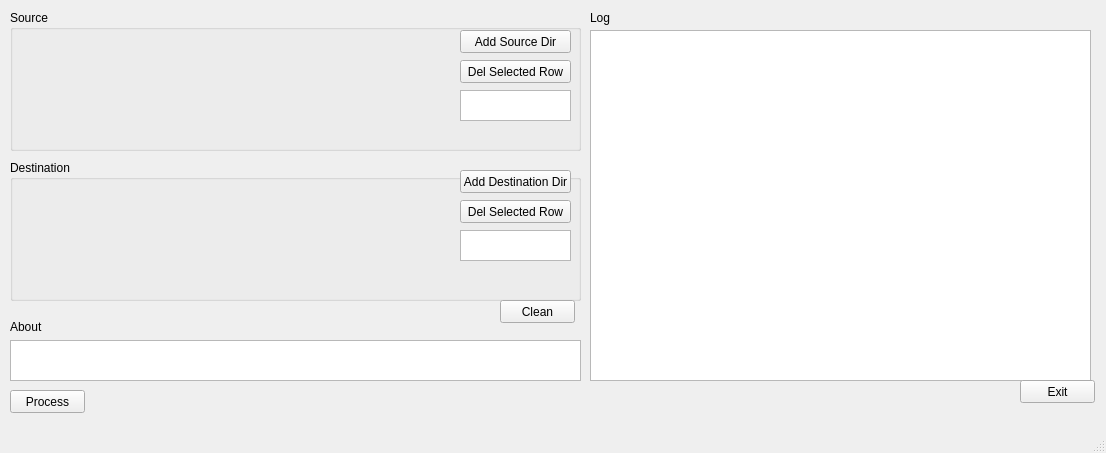
<?xml version="1.0" encoding="UTF-8"?>
<ui version="4.0">
 <class>MainWindowCopyFiles</class>
 <widget class="QMainWindow" name="MainWindowCopyFiles">
  <property name="geometry">
   <rect>
    <x>0</x>
    <y>0</y>
    <width>1106</width>
    <height>453</height>
   </rect>
  </property>
  <property name="windowTitle">
   <string>Copy Files</string>
  </property>
  <widget class="QWidget" name="centralwidget">
   <widget class="QTextEdit" name="txtLog">
    <property name="geometry">
     <rect>
      <x>590</x>
      <y>30</y>
      <width>501</width>
      <height>351</height>
     </rect>
    </property>
   </widget>
   <widget class="QPushButton" name="pbProcess">
    <property name="geometry">
     <rect>
      <x>10</x>
      <y>390</y>
      <width>75</width>
      <height>23</height>
     </rect>
    </property>
    <property name="text">
     <string>Process</string>
    </property>
   </widget>
   <widget class="QLabel" name="label">
    <property name="geometry">
     <rect>
      <x>10</x>
      <y>320</y>
      <width>47</width>
      <height>13</height>
     </rect>
    </property>
    <property name="text">
     <string>About</string>
    </property>
   </widget>
   <widget class="QLabel" name="label_4">
    <property name="geometry">
     <rect>
      <x>590</x>
      <y>10</y>
      <width>171</width>
      <height>16</height>
     </rect>
    </property>
    <property name="text">
     <string>Log</string>
    </property>
   </widget>
   <widget class="QPushButton" name="CmdExit">
    <property name="geometry">
     <rect>
      <x>1020</x>
      <y>380</y>
      <width>75</width>
      <height>23</height>
     </rect>
    </property>
    <property name="text">
     <string>Exit</string>
    </property>
   </widget>
   <widget class="QGroupBox" name="groupBoxSource">
    <property name="geometry">
     <rect>
      <x>10</x>
      <y>10</y>
      <width>571</width>
      <height>141</height>
     </rect>
    </property>
    <property name="title">
     <string>Source</string>
    </property>
    <widget class="QPushButton" name="pbSourceGet">
     <property name="geometry">
      <rect>
       <x>450</x>
       <y>20</y>
       <width>111</width>
       <height>23</height>
      </rect>
     </property>
     <property name="text">
      <string>Add Source Dir</string>
     </property>
    </widget>
    <widget class="QPushButton" name="pbSourceRemove">
     <property name="geometry">
      <rect>
       <x>450</x>
       <y>50</y>
       <width>111</width>
       <height>23</height>
      </rect>
     </property>
     <property name="text">
      <string>Del Selected Row</string>
     </property>
    </widget>
    <widget class="QWidget" name="verticalLayoutWidget">
     <property name="geometry">
      <rect>
       <x>10</x>
       <y>20</y>
       <width>431</width>
       <height>111</height>
      </rect>
     </property>
     <layout class="QVBoxLayout" name="verticalLayoutSource"/>
    </widget>
    <widget class="QTextEdit" name="txtTotalSource">
     <property name="geometry">
      <rect>
       <x>450</x>
       <y>80</y>
       <width>111</width>
       <height>31</height>
      </rect>
     </property>
     <property name="inputMethodHints">
      <set>Qt::ImhNone</set>
     </property>
    </widget>
   </widget>
   <widget class="QGroupBox" name="groupBoxDestination">
    <property name="geometry">
     <rect>
      <x>10</x>
      <y>160</y>
      <width>571</width>
      <height>141</height>
     </rect>
    </property>
    <property name="title">
     <string>Destination</string>
    </property>
    <widget class="QPushButton" name="pbDestinationGet">
     <property name="geometry">
      <rect>
       <x>450</x>
       <y>10</y>
       <width>111</width>
       <height>23</height>
      </rect>
     </property>
     <property name="text">
      <string>Add Destination Dir</string>
     </property>
    </widget>
    <widget class="QPushButton" name="pbDestinationRemove">
     <property name="geometry">
      <rect>
       <x>450</x>
       <y>40</y>
       <width>111</width>
       <height>23</height>
      </rect>
     </property>
     <property name="text">
      <string>Del Selected Row</string>
     </property>
    </widget>
    <widget class="QWidget" name="verticalLayoutWidget_2">
     <property name="geometry">
      <rect>
       <x>10</x>
       <y>20</y>
       <width>431</width>
       <height>111</height>
      </rect>
     </property>
     <layout class="QVBoxLayout" name="verticalLayoutDestination"/>
    </widget>
    <widget class="QTextEdit" name="txtTotalDestination">
     <property name="geometry">
      <rect>
       <x>450</x>
       <y>70</y>
       <width>111</width>
       <height>31</height>
      </rect>
     </property>
     <property name="inputMethodHints">
      <set>Qt::ImhNone</set>
     </property>
    </widget>
   </widget>
   <widget class="QPushButton" name="pbClean">
    <property name="geometry">
     <rect>
      <x>500</x>
      <y>300</y>
      <width>75</width>
      <height>23</height>
     </rect>
    </property>
    <property name="text">
     <string>Clean</string>
    </property>
   </widget>
   <widget class="QTextEdit" name="txtAbout">
    <property name="geometry">
     <rect>
      <x>10</x>
      <y>340</y>
      <width>571</width>
      <height>41</height>
     </rect>
    </property>
   </widget>
  </widget>
  <widget class="QMenuBar" name="menubar">
   <property name="geometry">
    <rect>
     <x>0</x>
     <y>0</y>
     <width>1106</width>
     <height>21</height>
    </rect>
   </property>
  </widget>
  <widget class="QStatusBar" name="statusbar"/>
 </widget>
 <resources/>
 <connections/>
</ui>
